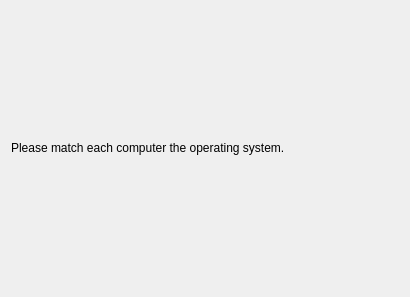
<?xml version="1.0" encoding="UTF-8"?>
<ui version="4.0">
 <class>SetOSPage</class>
 <widget class="QWizardPage" name="SetOSPage">
  <property name="geometry">
   <rect>
    <x>0</x>
    <y>0</y>
    <width>406</width>
    <height>297</height>
   </rect>
  </property>
  <property name="windowTitle">
   <string>WizardPage</string>
  </property>
  <layout class="QGridLayout" name="gridLayout">
   <item row="1" column="0">
    <layout class="QFormLayout" name="formLayout"/>
   </item>
   <item row="0" column="0">
    <widget class="QLabel" name="label">
     <property name="minimumSize">
      <size>
       <width>388</width>
       <height>50</height>
      </size>
     </property>
     <property name="maximumSize">
      <size>
       <width>388</width>
       <height>50</height>
      </size>
     </property>
     <property name="text">
      <string>Please match each computer the operating system.</string>
     </property>
    </widget>
   </item>
  </layout>
 </widget>
 <resources/>
 <connections/>
</ui>
